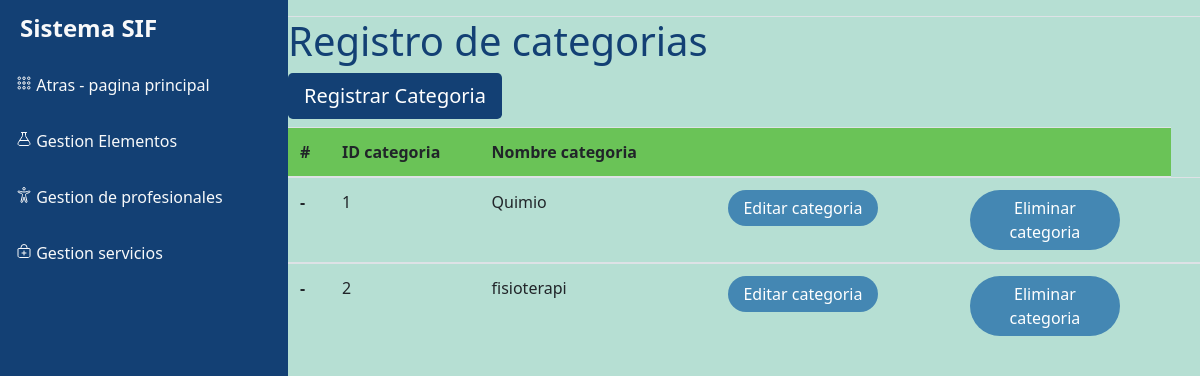
The page /vistas/administrador/categoria.php on the database its author committed.
### tables this page shows
CREATE TABLE `categoria` (
  `idCategoria` int(11) NOT NULL,
  `Nombre` varchar(11) NOT NULL
);

### vistas/administrador/categoria.php (the view, shortened to what this page needs)
<?php
$conexion = mysqli_connect('localhost', 'root', '', 'proyecto_final_web2');
?>
<!doctype html>
<html lang="en">
<head>
  <link rel="stylesheet" href="https://stackpath.bootstrapcdn.com/bootstrap/4.3.1/css/bootstrap.min.css">
  <link rel="stylesheet" href="../../Recursos/Bootstrap.css">
</head>
<body>
  <div class="d-flex" id="content-wrapper">
    <div id="sidebar-container" class="bg-primary">
      <div class="logo">
        <h4 class="text-light font-weight-bold mb-0">Sistema SIF</h4>
      </div>
      <div class="menu">
        <a href="paginaprincipal.php" class="d-block text-light p-3 border-0">
          <ion-icon name="apps-outline"></ion-icon></i>
          Atras - pagina principal
        </a>
        <a href="elementos.php" class="d-block text-light p-3 border-0">
          <ion-icon name="flask-outline"></ion-icon></i>
          Gestion Elementos
        </a>
        <a href="GestionProfes.php" class="d-block text-light p-3 border-0">
          <ion-icon name="accessibility-outline"></ion-icon></i>
          Gestion de profesionales
        </a>
        <a href="RegistroServicios.php" class="d-block text-light p-3 border-0">
          <ion-icon name="bag-add-outline"></ion-icon></i>
          Gestion servicios
        </a>
      </div>
    </div>
    <div class="w-100">
      <nav class="navbar navbar-expand-lg navbar-light bg-light border-bottom">
      </nav>
      <div id="content" class="bg-grey w-100">
        <h1>Registro de categorias</h1>
        <div class="box-header with-border">
          <a href="GestionarCategorias.php"><button type="button" class="btn btn-primary btn-lg">Registrar Categoria</button></a>
          <div class="table-responsice">
            <table class="table caption-top">
              <thead>
                <tr class="table-active" style="background-color: #73D35E;">
                  <th scope="col">#</th>
                  <th scope="col">ID categoria</th>
                  <th scope="col">Nombre categoria</th>
                  <th scope="col"></th>
                  <th scope="col"></th>
                  <th scope="col"></th>
                  <th scope="col"></th>
                </tr>
              </thead>
              <?php
              $sqlPrepared = "select * from categoria";
              $result = mysqli_query($conexion, $sqlPrepared);
              while ($mostrar = mysqli_fetch_array($result)) {
              ?>
                <tbody>
                  <tr>
                    <th scope="row">-</th>
                    <td><?php echo $mostrar['idCategoria']; ?></td>
                    <td><?php echo $mostrar['Nombre']; ?></td>
                    <td></td>
                    <td><a href="Editarcategoria.php?
                        id=<?php echo $mostrar['idCategoria']; ?> &
                        Nombre=<?php echo $mostrar['Nombre']; ?>
                        "><button class="btn btn-primary badge-pill" style="width: 150px;
                                                                   background-color: #4487B3;">
                          Editar categoria</button></a>
                    <td>
                    <td><a href="../../controladores/BotonCA.php?
                        id=<?php echo $mostrar['idCategoria']; ?>
                        "><button class="btn btn-primary badge-pill" style="width: 150px;
                                                                   background-color: #4487B3;">
                          Eliminar categoria</button></a>
                    <td>
                  </tr>
                </tbody>
              <?php
              }
              ?>
            </table>
          </div>
</body>
</html>

### vistas/administrador/categoria.php (style rules this page uses)
* { font-family: Segoe UI; font-size: 16px; }

### rows shown on the page
categoria: idCategoria "1", Nombre "Quimio"
categoria: idCategoria "2", Nombre "fisioterapi"
